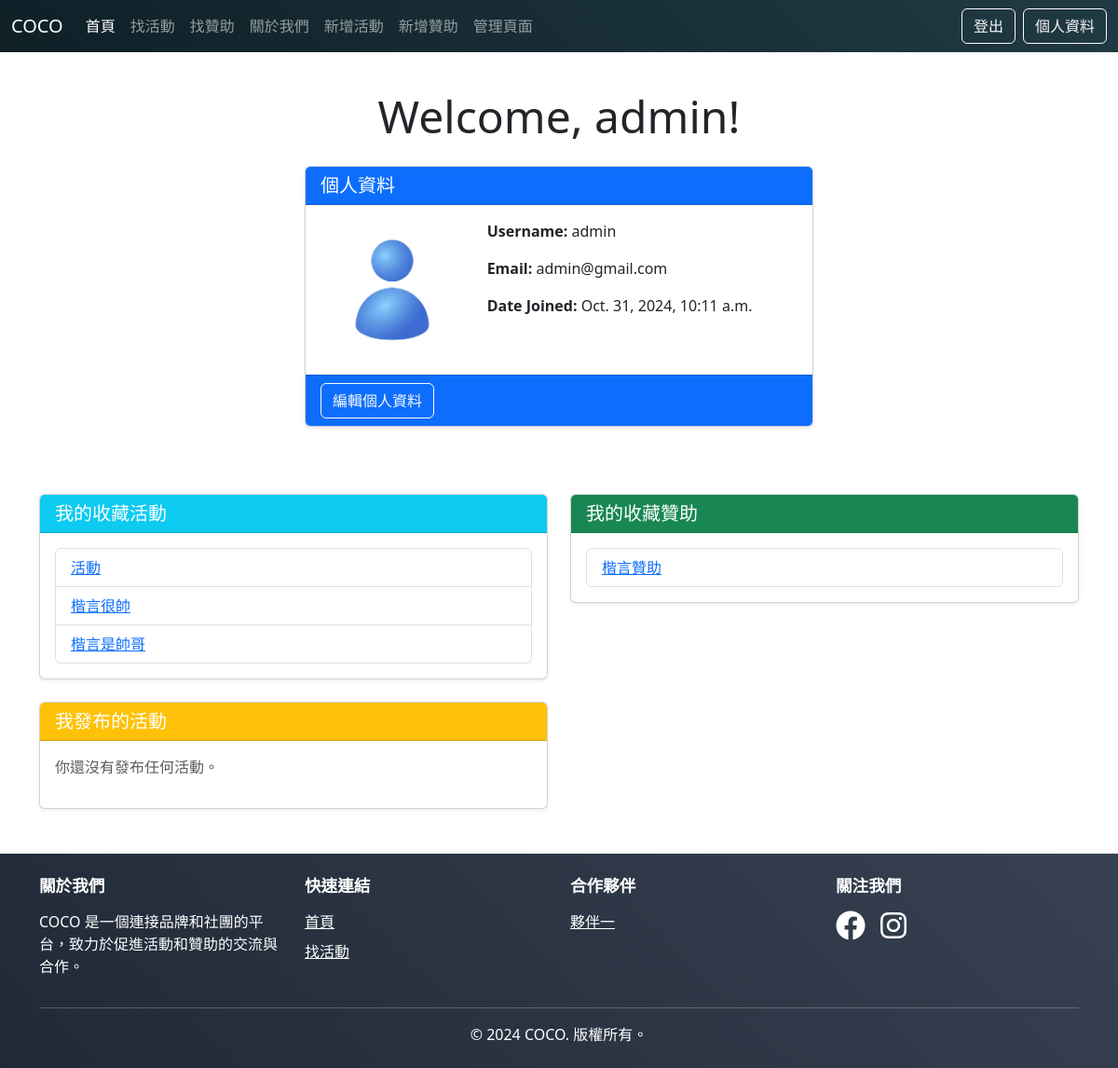
/profile/ (signed in), run on an earlier commit of the app's database.
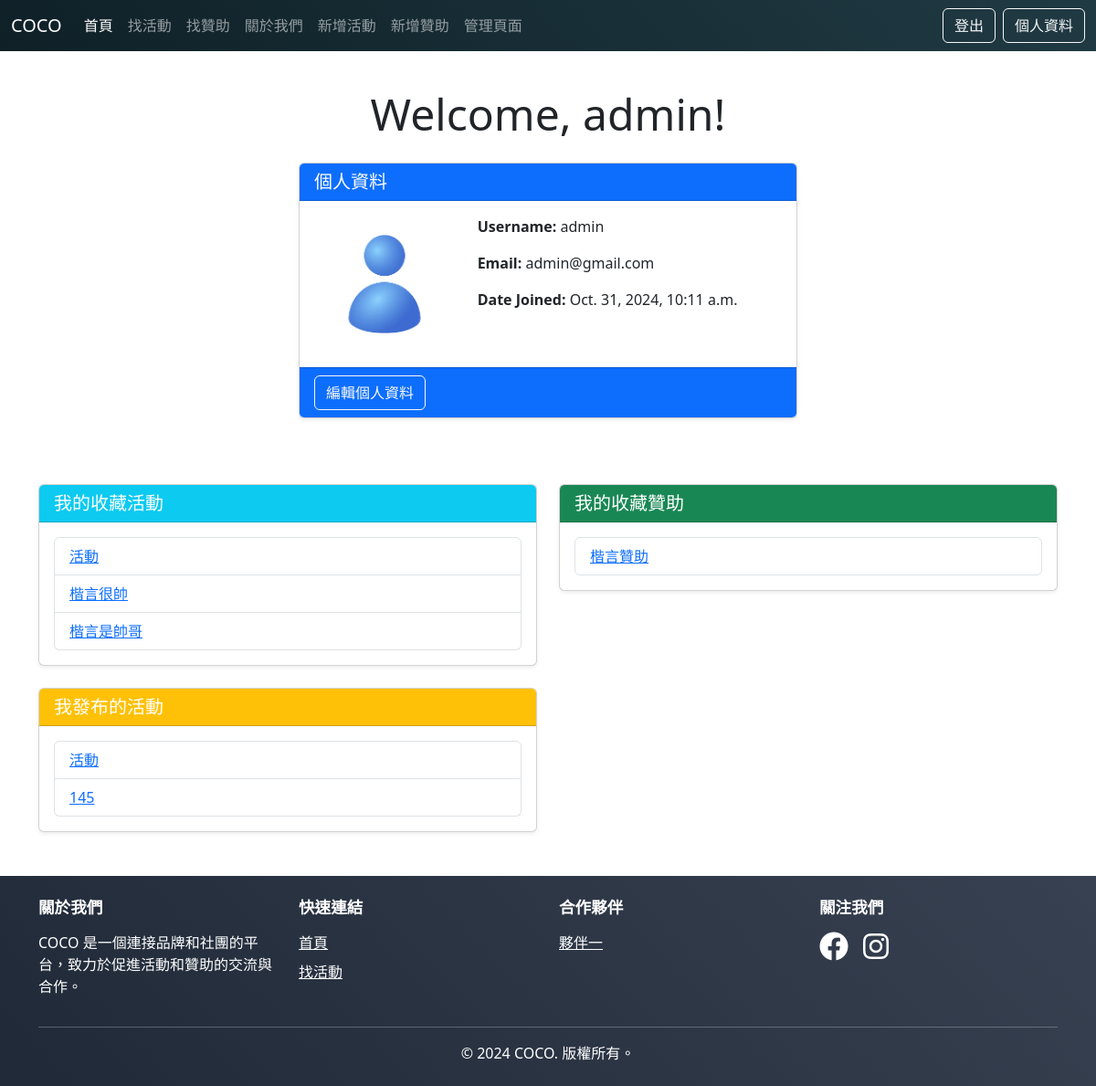
And on a later commit of the database.
### events/models.py (models this page shows, shortened)
class Activitynew(models.Model):
    title = models.CharField(max_length=200)           # 活動名稱
    description = models.TextField()                   # 活動描述
    location = models.CharField(max_length=100)        # 活動地點
    date = models.DateField()                          # 活動日期
    image = models.ImageField(upload_to='activitynew_images/', blank=True, null=True)  # 活動圖片
    is_favorited = models.BooleanField(default=False)  # 收藏狀態
    check_status = models.BooleanField(default=False) # 審核狀態
    organizer = models.ForeignKey(
        settings.AUTH_USER_MODEL,
        on_delete=models.CASCADE,
        related_name='organized_activities',
        null=True,
        blank=True
    )

class Sponsorshipnew(models.Model):
    title = models.CharField(max_length=200)            # 贊助名稱
    description = models.TextField()                    # 贊助描述
    sponsor = models.CharField(max_length=100)          # 贊助者名稱
    amount = models.DecimalField(max_digits=10, decimal_places=2)  # 贊助金額
    image = models.ImageField(upload_to='sponsorship_images/', blank=True, null=True)  # 贊助圖片
    location = models.CharField(max_length=100,default="unknown")        # 贊助地點
    date_posted = models.DateTimeField(default=timezone.now)  # 贊助發布日期
    is_favorited = models.BooleanField(default=False)   # 收藏狀態
    check_status = models.BooleanField(default=False) # 審核狀態
    organizer = models.ForeignKey(
        settings.AUTH_USER_MODEL,
        on_delete=models.CASCADE,
        related_name='organized_sponsorships',
        null=True,
        blank=True
    )

### events/views.py (the view)
# urls.py: path('profile/', views.profile_view, name='profile'),
@login_required
def profile_view(request):
    if request.method == 'POST':
        form = UserProfileForm(request.POST, instance=request.user)
        if form.is_valid():
            form.save()
            messages.success(request, 'Your profile has been updated!')
            return redirect('profile')
    else:
        form = UserProfileForm(instance=request.user)
    favorite_activities = Activitynew.objects.filter(is_favorited=True)
    favorite_sponsorships = Sponsorshipnew.objects.filter(is_favorited=True)
    user_activities = Activitynew.objects.filter(organizer=request.user)
    context = {
        'form': form,
        'favorite_activities': favorite_activities,
        'favorite_sponsorships': favorite_sponsorships,
        'user_activities': user_activities
    }
    return render(request, 'events/profile.html', context)

### events/templates/events/profile.html (shortened to what the changed rows need)
{% extends 'base.html' %}
{% load django_bootstrap5 %}
{% load static %}
{% block content %}
<div class="container mt-5">
    <div class="text-center mb-4">
        <h1 class="display-5">Welcome, {{ user.username }}!</h1>
    </div>
    <div class="row gy-4 mt-5">
        <div class="col-lg-6">
            <div class="card shadow-sm">
                <div class="card-body">
                    {% if favorite_activities %}
                        <ul class="list-group">
                            {% for activity in favorite_activities %}
                                <li class="list-group-item">
                                    <a href="{% url 'activity_detail' activity.id %}">
                                        {{ activity.title }}
                                    </a>
                                </li>
                            {% endfor %}
                        </ul>
                    {% else %}
                        <p class="text-muted">你還沒有收藏任何活動。</p>
                    {% endif %}
                </div>
            </div>
        </div>
        <div class="col-lg-6">
            <div class="card shadow-sm">
                <div class="card-body">
                    {% if favorite_sponsorships %}
                        <ul class="list-group">
                            {% for sponsorship in favorite_sponsorships %}
                                <li class="list-group-item">
                                    <a href="{% url 'sponsor_detail' sponsorship.id %}">
                                        {{ sponsorship.title }}
                                    </a>
                                </li>
                            {% endfor %}
                        </ul>
                    {% else %}
                        <p class="text-muted">你還沒有收藏任何贊助。</p>
                    {% endif %}
                </div>
            </div>
        </div>
        <div class="col-lg-6">
            <div class="card shadow-sm">
                <div class="card-body">
                    {% if user_activities %}
                        <ul class="list-group">
                            {% for activity in user_activities %}
                                <li class="list-group-item">
                                    <a href="{% url 'activity_detail' activity.id %}">
                                        {{ activity.title }}
                                    </a>
                                </li>
                            {% endfor %}
                        </ul>
                    {% else %}
                        <p class="text-muted">你還沒有發布任何活動。</p>
                    {% endif %}
                </div>
            </div>
        </div>
    </div>
</div>
{% endblock %}

What changed in the data, as far as the page shows it:
now on one of the page's lists (row edited): Activitynew: title "活動"
added Activitynew: title "145", shown under "我發布的活動"
Also different on the page:
text no longer shown: "你還沒有發布任何活動。"
